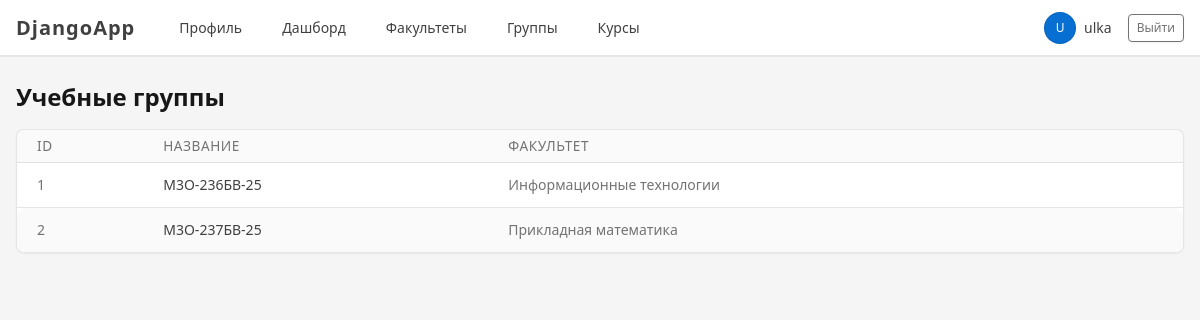
The page /groups/ (signed in) on the database its author committed.
### accounts/models.py (models this page shows, shortened)
class AcademicGroup(models.Model):
    name = models.CharField(max_length=50)
    department = models.ForeignKey(
        Department,
        on_delete=models.CASCADE,
        related_name='groups'
    )

class Department(models.Model):
    name = models.CharField(max_length=200)

### accounts/views.py (the view)
# urls.py: path('groups/', views.academic_group_list, name='academic_group_list'),
@login_required
def academic_group_list(request):
    groups = AcademicGroup.objects.select_related('department').all()
    return render(request, 'academic_group_list.html', {
        'groups': groups,
        'is_methodist': is_methodist(request.user),
    })

### accounts/views.py (called while the page is built)
def is_methodist(user):
    return user.groups.filter(name='Методист').exists()

### templates/academic_group_list.html (shortened to what this page needs)
{% extends 'base.html' %}
{% block content %}
<div class="d-flex justify-content-between align-items-center mb-3">
    <h1 class="mb-0">Учебные группы</h1>
</div>
<div class="card">
    <div class="table-responsive">
        <table class="table table-vcenter table-striped card-table">
            <thead>
                <tr>
                    <th>ID</th>
                    <th>Название</th>
                    <th>Факультет</th>
                </tr>
            </thead>
            <tbody>
                {% for group in groups %}
                    <tr>
                        <td class="text-secondary">{{ group.id }}</td>
                        <td>{{ group.name }}</td>
                        <td class="text-secondary">{{ group.department.name }}</td>
                    </tr>
                {% empty %}
                    <tr>
                        <td colspan="4" class="text-center text-secondary">
                            Учебных групп пока нет.
                        </td>
                    </tr>
                {% endfor %}
            </tbody>
        </table>
    </div>
</div>
{% endblock %}

### templates/base.html (shortened to what this page needs)
{% load static %}
<!DOCTYPE html>
<html lang="ru">
<head>
    <link rel="stylesheet" href="{% static 'vendor/tabler/css/tabler.min.css' %}">
    <link rel="stylesheet" href="{% static 'css/style.css' %}">
</head>
<body class="layout-fluid">
<div class="page">
    <header class="navbar navbar-expand-md navbar-light d-print-none bg-white border-bottom">
        <div class="container-xl">
            <a class="navbar-brand navbar-brand-autodark d-none-navbar-horizontal pe-0 pe-md-3"
               href="/profile/">
                <strong>DjangoApp</strong>
            </a>
            <div class="navbar-nav flex-row order-md-last">
                {% if user.is_authenticated %}
                    <div class="nav-item d-none d-md-flex me-3">
                        <span class="nav-link px-0">
                            <span class="avatar avatar-sm bg-primary text-white">
                                {{ user.username|slice:":1"|upper }}
                            </span>
                            <span class="ms-2">{{ user.username }}</span>
                        </span>
                    </div>
                    <div class="nav-item">
                        <form method="post" action="/accounts/logout/">
                            <button class="btn btn-outline-secondary btn-sm" type="submit">
                                Выйти
                            </button>
                        </form>
                    </div>
                {% endif %}
            </div>
            <div class="collapse navbar-collapse show" id="navbar-menu">
                <ul class="navbar-nav flex-row">
                    <li class="nav-item ms-3">
                        <a class="nav-link" href="/profile/">Профиль</a>
                    </li>
                    <li class="nav-item ms-3">
                        <a class="nav-link" href="/dashboard/">Дашборд</a>
                    </li>
                    <li class="nav-item ms-3">
                        <a class="nav-link" href="/departments/">Факультеты</a>
                    </li>
                    <li class="nav-item ms-3">
                        <a class="nav-link" href="/groups/">Группы</a>
                    </li>
                    <li class="nav-item ms-3">
                        <a class="nav-link" href="/courses/">Курсы</a>
                    </li>
                </ul>
            </div>
        </div>
    </header>
    <div class="page-wrapper">
        <div class="page-body">
            <div class="container-xl">
                {% block content %}{% endblock %}
            </div>
        </div>
    </div>
</div>
</body>
</html>

### static/css/style.css (style rules this page uses)
body { background-color: #f5f5f5; }
.navbar-brand { font-weight: bold; letter-spacing: 1px; }
.table thead th { text-transform: uppercase; font-size: 0.85rem; }

### rows shown on the page
AcademicGroup: id "1", name "М3О-236БВ-25", department.name "Информационные технологии"
AcademicGroup: id "2", name "М3О-237БВ-25", department.name "Прикладная математика"

### other values the page prints
{{ user.username|slice:":1"|upper }} "U"
{{ user.username }} "ulka"
